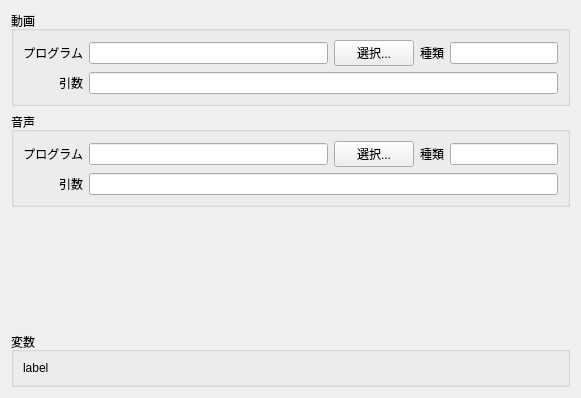
<ui version="4.0" >
 <class>PlayerEdit</class>
 <widget class="QWidget" name="PlayerEdit" >
  <property name="geometry" >
   <rect>
    <x>0</x>
    <y>0</y>
    <width>581</width>
    <height>398</height>
   </rect>
  </property>
  <property name="windowTitle" >
   <string>Form</string>
  </property>
  <layout class="QVBoxLayout" >
   <item>
    <widget class="QGroupBox" name="groupBox_2" >
     <property name="sizePolicy" >
      <sizepolicy vsizetype="Maximum" hsizetype="Preferred" >
       <horstretch>0</horstretch>
       <verstretch>0</verstretch>
      </sizepolicy>
     </property>
     <property name="title" >
      <string>動画</string>
     </property>
     <property name="flat" >
      <bool>true</bool>
     </property>
     <layout class="QGridLayout" >
      <item row="0" column="0" >
       <widget class="QLabel" name="label_3" >
        <property name="sizePolicy" >
         <sizepolicy vsizetype="Preferred" hsizetype="Preferred" >
          <horstretch>0</horstretch>
          <verstretch>0</verstretch>
         </sizepolicy>
        </property>
        <property name="text" >
         <string>プログラム</string>
        </property>
        <property name="alignment" >
         <set>Qt::AlignRight|Qt::AlignTrailing|Qt::AlignVCenter</set>
        </property>
       </widget>
      </item>
      <item row="0" column="1" >
       <widget class="QLineEdit" name="videoPlayerEdit" />
      </item>
      <item row="0" column="2" >
       <widget class="QPushButton" name="selectVideoPlayerButton" >
        <property name="text" >
         <string>選択...</string>
        </property>
       </widget>
      </item>
      <item row="0" column="3" >
       <widget class="QLabel" name="label_5" >
        <property name="text" >
         <string>種類</string>
        </property>
       </widget>
      </item>
      <item row="0" column="4" >
       <widget class="QLineEdit" name="videoTypesEdit" >
        <property name="sizePolicy" >
         <sizepolicy vsizetype="Fixed" hsizetype="Preferred" >
          <horstretch>0</horstretch>
          <verstretch>0</verstretch>
         </sizepolicy>
        </property>
        <property name="text" >
         <string/>
        </property>
       </widget>
      </item>
      <item row="1" column="1" colspan="4" >
       <widget class="QLineEdit" name="videoPlayerArgsEdit" />
      </item>
      <item row="1" column="0" >
       <widget class="QLabel" name="label_2" >
        <property name="text" >
         <string>引数</string>
        </property>
        <property name="alignment" >
         <set>Qt::AlignRight|Qt::AlignTrailing|Qt::AlignVCenter</set>
        </property>
       </widget>
      </item>
     </layout>
    </widget>
   </item>
   <item>
    <widget class="QGroupBox" name="groupBox_3" >
     <property name="sizePolicy" >
      <sizepolicy vsizetype="Maximum" hsizetype="Preferred" >
       <horstretch>0</horstretch>
       <verstretch>0</verstretch>
      </sizepolicy>
     </property>
     <property name="title" >
      <string>音声</string>
     </property>
     <property name="flat" >
      <bool>true</bool>
     </property>
     <layout class="QGridLayout" >
      <item row="0" column="0" >
       <widget class="QLabel" name="label_7" >
        <property name="sizePolicy" >
         <sizepolicy vsizetype="Preferred" hsizetype="Preferred" >
          <horstretch>0</horstretch>
          <verstretch>0</verstretch>
         </sizepolicy>
        </property>
        <property name="text" >
         <string>プログラム</string>
        </property>
        <property name="alignment" >
         <set>Qt::AlignRight|Qt::AlignTrailing|Qt::AlignVCenter</set>
        </property>
       </widget>
      </item>
      <item row="0" column="1" >
       <widget class="QLineEdit" name="soundPlayerEdit" />
      </item>
      <item row="0" column="2" >
       <widget class="QPushButton" name="selectSoundPlayerButton" >
        <property name="text" >
         <string>選択...</string>
        </property>
       </widget>
      </item>
      <item row="0" column="3" >
       <widget class="QLabel" name="label_8" >
        <property name="text" >
         <string>種類</string>
        </property>
       </widget>
      </item>
      <item row="0" column="4" >
       <widget class="QLineEdit" name="soundTypesEdit" >
        <property name="sizePolicy" >
         <sizepolicy vsizetype="Fixed" hsizetype="Preferred" >
          <horstretch>0</horstretch>
          <verstretch>0</verstretch>
         </sizepolicy>
        </property>
        <property name="text" >
         <string/>
        </property>
       </widget>
      </item>
      <item row="1" column="0" >
       <widget class="QLabel" name="label_9" >
        <property name="text" >
         <string>引数</string>
        </property>
        <property name="alignment" >
         <set>Qt::AlignRight|Qt::AlignTrailing|Qt::AlignVCenter</set>
        </property>
       </widget>
      </item>
      <item row="1" column="1" colspan="4" >
       <widget class="QLineEdit" name="soundPlayerArgsEdit" />
      </item>
     </layout>
    </widget>
   </item>
   <item>
    <spacer>
     <property name="orientation" >
      <enum>Qt::Vertical</enum>
     </property>
     <property name="sizeHint" >
      <size>
       <width>20</width>
       <height>119</height>
      </size>
     </property>
    </spacer>
   </item>
   <item>
    <widget class="QGroupBox" name="groupBox" >
     <property name="title" >
      <string>変数</string>
     </property>
     <property name="flat" >
      <bool>true</bool>
     </property>
     <layout class="QVBoxLayout" >
      <item>
       <widget class="QLabel" name="label" >
        <property name="text" >
         <string>label</string>
        </property>
        <property name="alignment" >
         <set>Qt::AlignBottom|Qt::AlignLeading|Qt::AlignLeft</set>
        </property>
        <property name="wordWrap" >
         <bool>true</bool>
        </property>
        <property name="textInteractionFlags" >
         <set>Qt::LinksAccessibleByMouse|Qt::NoTextInteraction|Qt::TextSelectableByMouse</set>
        </property>
       </widget>
      </item>
     </layout>
    </widget>
   </item>
  </layout>
 </widget>
 <resources/>
 <connections/>
</ui>
